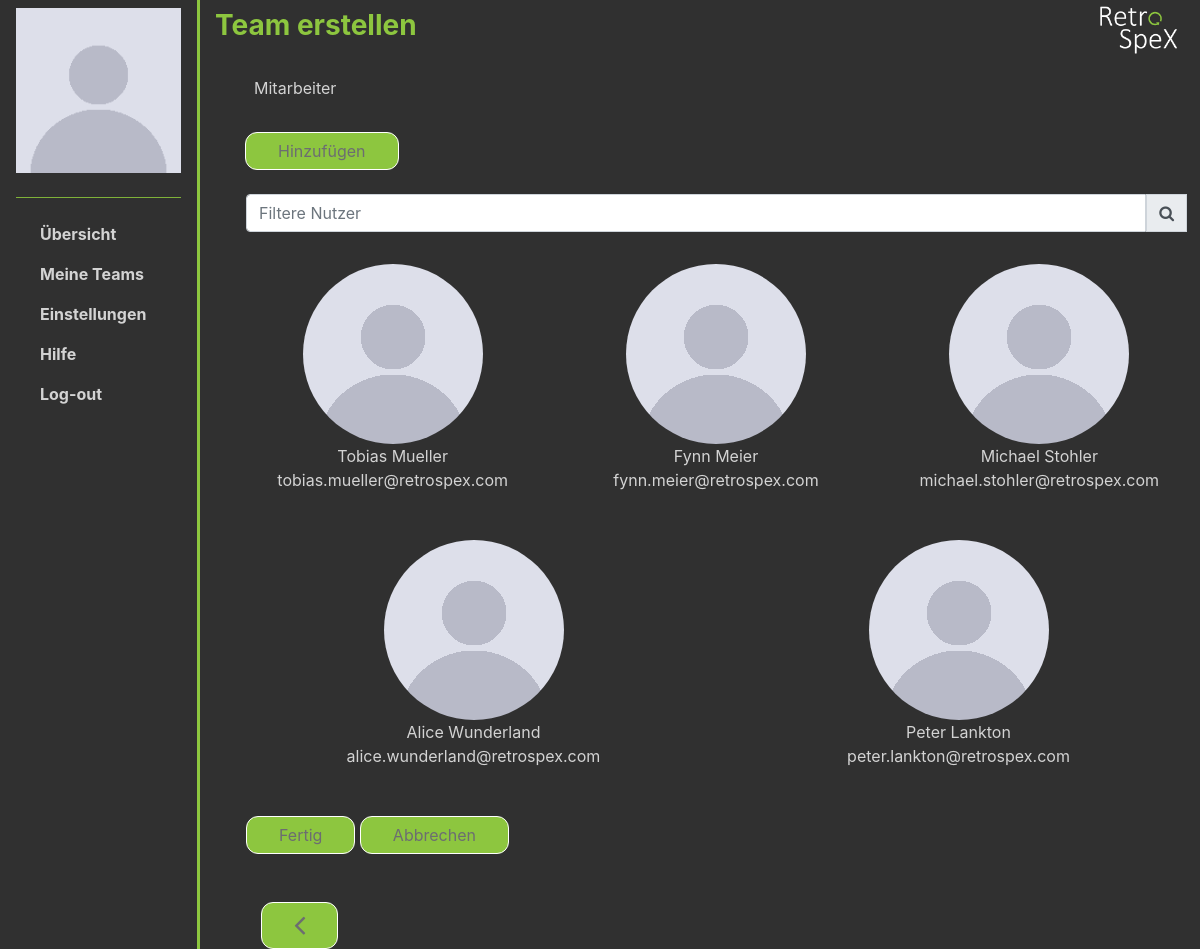
/view/php/teams.register.members.view.php?teamId=8, run on the app's committed database.
### tables this page shows
CREATE TABLE `users` (
  `id` int(255) NOT NULL,
  `firstname` varchar(255) NOT NULL,
  `lastname` varchar(255) NOT NULL,
  `email` varchar(255) NOT NULL,
  `global_role` varchar(15) NOT NULL,
  `login_id` int(255) NOT NULL
);

### view/php/teams.register.members.view.php (the view, shortened to what this page needs)
<?php
require('../partials/head.php');
?>
<div class="container-fluid">
    <div class="row">
        <nav id="sb-main" class="col-sm-3 col-lg-2 navbar justify-content-center d-md-block borderright-customgreen">
            <ul class="navbar-nav flex-column">
                <li class="text-center">
                    <img class="img-fluid mb-2" src="../pictures/anonymous_user.png" alt="Profilbild">
                    <hr class="bg-customgreen">
                </li>
                <li class="nav-item pl-4">
                    <a class="nav-link" href="../../controller/teams.register.abort.php?teamId=<?php echo $_GET['teamId']?>&destination=1"><b>Übersicht</b></a>
                </li>
                <?php
                if ($_SESSION['user']->globalRole == "admin"){
                    echo '<li class="nav-item pl-4">
                        <a class="nav-link" href="../../controller/teams.register.abort.php?teamId='.$_GET['teamId'].'&destination=2"><b>Teams</b></a>
                    </li>
                    <li class="nav-item pl-4">
                        <a class="nav-link" href="../../controller/teams.register.abort.php?teamId='.$_GET['teamId'].'&destination=3"><b>Nutzer</b></a>
                    </li>';
                    }
                    else {
                    echo '<li class="nav-item pl-4">
                        <a class="nav-link" href="../../controller/teams.register.abort.php?teamId='.$_GET['teamId'].'&destination=2"><b>Meine Teams</b></a>
                    </li>';
                    }
                ?>
                <li class="nav-item pl-4">
                    <a class="nav-link" href="../../controller/teams.register.abort.php?teamId=<?php echo $_GET['teamId']?>&destination=4"><b>Einstellungen</b></a>
                </li>
                <li class="nav-item pl-4">
                    <a class="nav-link" href="../../controller/teams.register.abort.php?teamId=<?php echo $_GET['teamId']?>&destination=5"><b>Hilfe</b></a>
                </li>
                <li class="nav-item pl-4">
                    <a class="nav-link" href="../../controller/teams.register.abort.php?teamId=<?php echo $_GET['teamId']?>&destination=6"><b>Log-out</b></a>
                </li>
            </ul>
        </nav>
<main class="col-sm-9 col-lg-10">
    <div class="row justify-content-between">
        <div class="col-6 my-auto">
            <h3><b>Team erstellen</b></h3>
        </div>
        <div class="col-3 col-lg-2">
            <img class="float-right" src="../pictures/Logo.png" alt="RetroSpeX Logo" width="90" height="60">
        </div>
    </div>
    <div class="container-fluid mt-3 ml-3">
        <?php if (isset($_GET['uid']))  {?>
        <form action="../../controller/addMember.php?teamId=<?php echo $_GET['teamId']; ?>&modId=<?php echo $_GET['modId']; ?>&uid=<?php echo $_GET['uid']; ?>" method="POST">
        <?php } else { ?>
        <form action="../../controller/addMember.php?teamId=<?php echo $_GET['teamId']; ?>&modId=<?php echo $_GET['modId']; ?>" method="POST">
        <?php } ?>
            <div class="form-group">
                <label for="mitarbeiter" class="my-0 text-left pl-2">Mitarbeiter</label>
                <?php
                $modId = $_GET['modId'];
                $teamId = $_GET['teamId'];
                ?>
                <div class="input-group">
                </div><br>
                    <div class="input-group-append">
                        <button class="btn btn-green" type="submit">Hinzufügen</button>
                    </div>
                <br>
            <div class="input-group">
                <input id="user-searchbar" onkeyup="search_users()" type="search" class="form-control mw-400" placeholder="Filtere Nutzer">
                <div class="input-group-prepend">
                    <span class="input-group-text"><i class="fa fa-search"></i></span>
                </div>
            </div>
        </div>
        </form>
        <div class="row">
            <?php
                $db = new Database();
                $pdo = $db->connect();
                $sql = "SELECT DISTINCT users.`id`, firstname, lastname, email FROM `users` WHERE users.`id` NOT IN (SELECT users.`id` FROM users INNER JOIN teams_users ON users.`id` = teams_users.user_id WHERE `teams_users`.`team_id` = ?) OR users.`id` NOT IN (SELECT user_id FROM `teams_users`)";
                $stmt = $pdo->prepare($sql);
                $stmt->execute(array($_GET['teamId']));
                $users = $stmt->FetchAll(PDO::FETCH_ASSOC);
                foreach($users as $user){
                    echo '<div class="col my-3 text-center user-content">
                        <a href="teams.register.members.view.php?teamId='.$teamId.'&modId='.$modId.'&uid='.$user['id'].'">
                            <img src="../pictures/anonymous_user.png" class="rounded-circle" alt="Profilild">
                             <p>'.$user['firstname']." ".$user['lastname'].'<br>
                            '.$user['email'].'</p>
                        </a>
                    </div>';
                }
            ?>
    </div>
    <div>
        <a href="../../controller/finalizeTeam.php?teamId=<?php echo $_GET['teamId']."&modId=".$_GET['modId'];?>">
            <button class="btn btn-green text-left mt-3" name="exit" value="exit">Fertig</button>
        </a>
        <a href="../../controller/teams.register.abort.php?destination=2&teamId=<?php echo $_GET['teamId']?>">
            <button class="btn btn-green text-left mt-3" name="exit" value="exit">Abbrechen</button>
        </a>
    </div>
    <div class="container-fluid mt-5">
    <?php
    if (isset($_GET['teamId'])) {
    ?>
        <a href="teams.register.view.php?modId=<?php echo $_GET['modId'];?>&teamId=<?php echo $_GET['teamId'];?>">
    <?php } else { ?>
        <a href="teams.view.php">
    <?php } ?>
            <button class="btn btn-green text-left"><i class="fa fa-angle-left fa-2x"></i></button>
        </a>
    </div>
</main>
<?php require('../partials/footer.php'); ?>

### view/css/styles.css (style rules this page uses)
.custom-page { background-color: #303030; color: lightgrey; }
a, a:hover { color: lightgrey; }
h3, h4, h5 { color: #8dc63f; }
#sb-main ul li a, #sb-main ul li a:hover, #sb-main ul li h6 { color: lightgrey; }
@media (min-width: 576px) { .borderright-customgreen { border-right:3px solid #8dc63f; } }
.btn-green { background-color: #8dc63f; color: #6c6d71; border-radius: 12px; border-width: 1px; border-color: white; padding: 6px 32px; text-align: center; text-decoration: none; display: inline-block; font-size: 16px; outline: none; }
.mw-400 { max-width: 400; }
.bg-customgreen { background-color: #8dc63f; }

### data on the page
users: firstname "Tobias", lastname "Mueller", email "tobias.mueller@retrospex.com"
users: firstname "Fynn", lastname "Meier", email "fynn.meier@retrospex.com"
users: firstname "Michael", lastname "Stohler", email "michael.stohler@retrospex.com"
users: firstname "Alice", lastname "Wunderland", email "alice.wunderland@retrospex.com"
users: firstname "Peter", lastname "Lankton", email "peter.lankton@retrospex.com"
